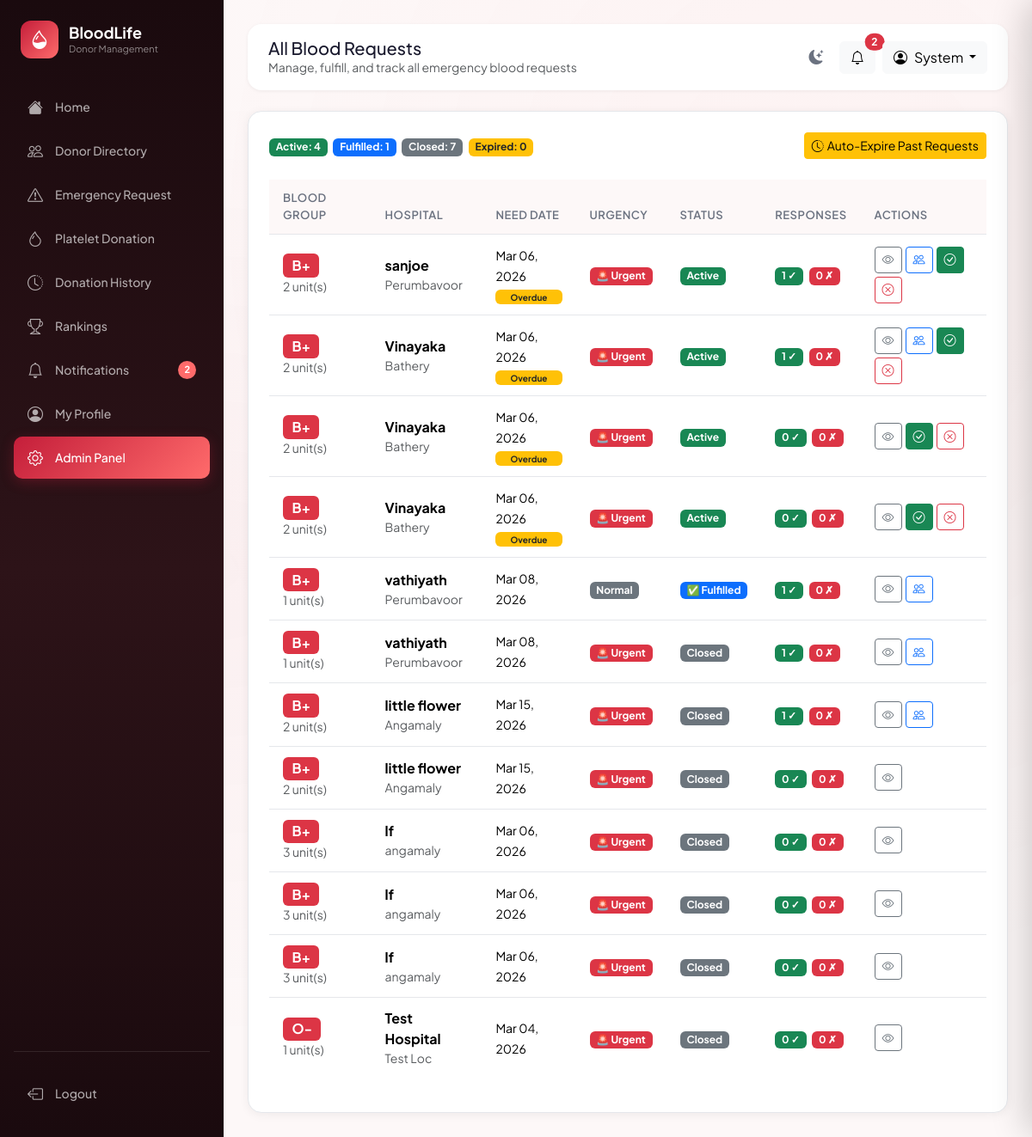
Screenshot of /admin/requests (signed in) with the database file from the repository.
### app/models.py (models this page shows, shortened)
class User(UserMixin, db.Model):
    __tablename__ = 'users'
    id = db.Column(db.Integer, primary_key=True)
    name = db.Column(db.String(100), nullable=False)
    email = db.Column(db.String(150), unique=True, nullable=False, index=True)
    password_hash = db.Column(db.String(256), nullable=False)
    role = db.Column(db.String(10), default='user')          # 'user' | 'admin'
    is_active = db.Column(db.Boolean, default=True)
    is_blocked = db.Column(db.Boolean, default=False)
    created_at = db.Column(db.DateTime, default=datetime.utcnow)
    last_login = db.Column(db.DateTime)
    profile = db.relationship('DonorProfile', back_populates='user',
                               uselist=False, cascade='all, delete-orphan')
    blood_requests = db.relationship('BloodRequest', back_populates='requester',
                                      foreign_keys='BloodRequest.user_id',
                                      cascade='all, delete-orphan')
    donation_history = db.relationship('DonationHistory', back_populates='donor',
                                        cascade='all, delete-orphan')
    platelet_donations = db.relationship('PlateletDonation', back_populates='donor',
                                          cascade='all, delete-orphan')
    notifications = db.relationship('Notification', back_populates='user',
                                     cascade='all, delete-orphan')
    eligibility_checks = db.relationship('EligibilityCheck', back_populates='user',
                                          cascade='all, delete-orphan')
    @property
    def is_admin(self):
        return self.role == 'admin'

class BloodRequest(db.Model):
    __tablename__ = 'blood_requests'
    id = db.Column(db.Integer, primary_key=True)
    user_id = db.Column(db.Integer, db.ForeignKey('users.id'), nullable=False)
    blood_group = db.Column(db.String(5), nullable=False)
    units = db.Column(db.Integer, nullable=False, default=1)
    hospital = db.Column(db.String(200), nullable=False)
    location = db.Column(db.String(300))
    need_date = db.Column(db.Date, nullable=False)
    need_time = db.Column(db.String(10))
    contact = db.Column(db.String(20))
    notes = db.Column(db.Text)
    is_urgent = db.Column(db.Boolean, default=False)
    request_type = db.Column(db.String(10), default='blood')   # 'blood' | 'platelet'
    status = db.Column(db.String(20), default='active')        # 'active' | 'fulfilled' | 'closed'
    created_at = db.Column(db.DateTime, default=datetime.utcnow)
    requester = db.relationship('User', back_populates='blood_requests',
                                 foreign_keys=[user_id])
    responses = db.relationship('RequestResponse', back_populates='request',
                                 cascade='all, delete-orphan')
    @property
    def accepted_count(self):
        return sum(1 for r in self.responses if r.action == 'accept')

class RequestResponse(db.Model):
    __tablename__ = 'request_responses'
    id = db.Column(db.Integer, primary_key=True)
    request_id = db.Column(db.Integer, db.ForeignKey('blood_requests.id'), nullable=False)
    donor_id = db.Column(db.Integer, db.ForeignKey('users.id'), nullable=False)
    action = db.Column(db.String(10))   # 'accept' | 'decline'
    responded_at = db.Column(db.DateTime, default=datetime.utcnow)
    request = db.relationship('BloodRequest', back_populates='responses')
    donor = db.relationship('User')

### app/admin/routes.py (the view)
@admin.route('/requests')
@login_required
@admin_required
def view_requests():
    from datetime import date
    reqs = BloodRequest.query.order_by(BloodRequest.created_at.desc()).all()
    return render_template('admin/requests.html', requests=reqs, today=date.today())

### app/templates/admin/requests.html (shortened to what this page needs)
{% extends "base.html" %}
{% block page_title %}All Blood Requests{% endblock %}
{% block page_subtitle %}Manage, fulfill, and track all emergency blood requests{% endblock %}
{% block content %}
<div class="card-custom p-4">
    <div class="d-flex justify-content-between align-items-center mb-4 flex-wrap gap-2">
        <div>
            <span class="badge bg-success me-1">Active: {{ requests|selectattr('status','eq','active')|list|length
                }}</span>
            <span class="badge bg-primary me-1">Fulfilled: {{ requests|selectattr('status','eq','fulfilled')|list|length
                }}</span>
            <span class="badge bg-secondary me-1">Closed: {{ requests|selectattr('status','eq','closed')|list|length
                }}</span>
            <span class="badge bg-warning text-dark">Expired: {{
                requests|selectattr('status','eq','expired')|list|length }}</span>
        </div>
        <form method="POST" action="{{ url_for('admin.expire_requests') }}">
            <button type="submit" class="btn btn-warning btn-sm"
                onclick="return confirm('Auto-close all requests past their need date?')">
                <i class="bi bi-clock-history me-1"></i>Auto-Expire Past Requests
            </button>
        </form>
    </div>
    <div class="table-responsive">
        <table class="table table-custom">
            <thead>
                <tr>
                    <th>Blood Group</th>
                    <th>Hospital</th>
                    <th>Need Date</th>
                    <th>Urgency</th>
                    <th>Status</th>
                    <th>Responses</th>
                    <th>Actions</th>
                </tr>
            </thead>
            <tbody>
                {% for req in requests %}
                <tr>
                    <td>
                        <span class="badge bg-danger fs-6">{{ req.blood_group }}</span>
                        <small class="text-muted d-block">{{ req.units }} unit(s)</small>
                    </td>
                    <td>
                        <strong>{{ req.hospital }}</strong>
                        <small class="text-muted d-block">{{ req.location }}</small>
                    </td>
                    <td>
                        <small>{{ req.need_date.strftime('%b %d, %Y') }}</small>
                        {% if req.need_date < today and req.status=='active' %} <span
                            class="badge bg-warning text-dark d-block mt-1" style="font-size:10px;">Overdue</span>
                            {% endif %}
                    </td>
                    <td>
                        {% if req.is_urgent %}
                        <span class="badge bg-danger">🚨 Urgent</span>
                        {% else %}
                        <span class="badge bg-secondary">Normal</span>
                        {% endif %}
                    </td>
                    <td>
                        {% if req.status == 'active' %}
                        <span class="badge bg-success">Active</span>
                        {% elif req.status == 'fulfilled' %}
                        <span class="badge bg-primary">✅ Fulfilled</span>
                        {% elif req.status == 'expired' %}
                        <span class="badge bg-warning text-dark">⏰ Expired</span>
                        {% else %}
                        <span class="badge bg-secondary">Closed</span>
                        {% endif %}
                    </td>
                    <td>
                        <span class="badge bg-success">{{ req.accepted_count }} ✓</span>
                        <span class="badge bg-danger ms-1">{{ req.responses|length - req.accepted_count }} ✗</span>
                    </td>
                    <td>
                        <div class="d-flex flex-wrap gap-1">
                            <a href="{{ url_for('requests.view_request', req_id=req.id) }}"
                                class="btn btn-sm btn-outline-secondary" title="View">
                                <i class="bi bi-eye"></i>
                            </a>
                            {% if req.responses %}
                            <a href="{{ url_for('admin.request_donors', req_id=req.id) }}"
                                class="btn btn-sm btn-outline-primary" title="View Donors">
                                <i class="bi bi-people"></i>
                            </a>
                            {% endif %}
                            {% if req.status == 'active' %}
                            <form method="POST" action="{{ url_for('admin.fulfill_request', req_id=req.id) }}"
                                class="d-inline">
                                <button class="btn btn-sm btn-success" title="Mark Fulfilled"
                                    onclick="return confirm('Mark this request as fulfilled?')">
                                    <i class="bi bi-check-circle"></i>
                                </button>
                            </form>
                            <form method="POST" action="{{ url_for('admin.close_request', req_id=req.id) }}"
                                class="d-inline">
                                <button class="btn btn-sm btn-outline-danger" title="Close"
                                    onclick="return confirm('Close this request?')">
                                    <i class="bi bi-x-circle"></i>
                                </button>
                            </form>
                            {% endif %}
                        </div>
                    </td>
                </tr>
                {% endfor %}
            </tbody>
        </table>
    </div>
</div>
{% endblock %}

### app/templates/base.html (shortened to what this page needs)
<!DOCTYPE html>
<html lang="en">
<head>
    <link href="https://cdn.jsdelivr.net/npm/bootstrap@5.3.2/dist/css/bootstrap.min.css" rel="stylesheet">
    <link rel="stylesheet" href="https://cdn.jsdelivr.net/npm/bootstrap-icons@1.11.1/font/bootstrap-icons.css">
    <link rel="stylesheet" href="{{ url_for('static', filename='css/style.css') }}">
</head>
<body data-auth="{{ 'true' if current_user.is_authenticated else 'false' }}" >
    <div class="toast-container position-fixed top-0 end-0 p-3" style="z-index:9999;" id="toastContainer"></div>
    {% if current_user.is_authenticated %}
    <aside class="sidebar" id="sidebar">
        <div class="sidebar-logo">
            <div class="sidebar-logo-icon"><i class="bi bi-droplet-half"></i></div>
            <div>
                <h2>BloodLife</h2>
                <span>Donor Management</span>
            </div>
        </div>
        <nav>
            <ul class="list-unstyled">
                <li class="nav-item">
                    <a class="nav-link-custom {% if request.endpoint == 'main.dashboard' %}active{% endif %}"
                        href="{{ url_for('main.dashboard') }}">
                        <i class="bi bi-house-fill"></i><span>Home</span>
                    </a>
                </li>
                <li class="nav-item">
                    <a class="nav-link-custom {% if request.blueprint == 'donor' and 'directory' in request.endpoint %}active{% endif %}"
                        href="{{ url_for('donor.directory') }}">
                        <i class="bi bi-people"></i><span>Donor Directory</span>
                    </a>
                </li>
                <li class="nav-item">
                    <a class="nav-link-custom {% if request.blueprint == 'requests' %}active{% endif %}"
                        href="{{ url_for('requests.index') }}">
                        <i class="bi bi-exclamation-triangle"></i><span>Emergency Request</span>
                        {% set active_count = active_request_count|default(0) %}
                    </a>
                </li>
                <li class="nav-item">
                    <a class="nav-link-custom {% if 'platelet' in request.endpoint|default('') %}active{% endif %}"
                        href="{{ url_for('donor.platelet') }}">
                        <i class="bi bi-droplet"></i><span>Platelet Donation</span>
                    </a>
                </li>
                <li class="nav-item">
                    <a class="nav-link-custom {% if 'history' in request.endpoint|default('') %}active{% endif %}"
                        href="{{ url_for('donor.history') }}">
                        <i class="bi bi-clock-history"></i><span>Donation History</span>
                    </a>
                </li>
                <li class="nav-item">
                    <a class="nav-link-custom {% if 'rankings' in request.endpoint|default('') %}active{% endif %}"
                        href="{{ url_for('donor.rankings') }}">
                        <i class="bi bi-trophy"></i><span>Rankings</span>
                    </a>
                </li>
                <li class="nav-item position-relative">
                    <a class="nav-link-custom {% if 'notifications' in request.endpoint|default('') %}active{% endif %}"
                        href="{{ url_for('requests.notifications') }}">
                        <i class="bi bi-bell"></i><span>Notifications</span>
                        {% set unread = unread|default(0) %}
                        {% if unread > 0 %}
                        <span class="notification-badge ms-auto" id="sidebarNotifBadge">{{ unread }}</span>
                        {% else %}
                        <span class="notification-badge ms-auto d-none" id="sidebarNotifBadge">0</span>
                        {% endif %}
                    </a>
                </li>
                <li class="nav-item">
                    <a class="nav-link-custom {% if 'profile' in request.endpoint|default('') %}active{% endif %}"
                        href="{{ url_for('donor.profile') }}">
                        <i class="bi bi-person-circle"></i><span>My Profile</span>
                    </a>
                </li>
                {% if current_user.is_admin %}
                <li class="nav-item">
                    <a class="nav-link-custom {% if request.blueprint == 'admin' %}active{% endif %}"
                        href="{{ url_for('admin.index') }}">
                        <i class="bi bi-gear"></i><span>Admin Panel</span>
                    </a>
                </li>
                {% endif %}
            </ul>
        </nav>
        <div class="mt-auto pt-4" style="border-top: 1px solid rgba(255,255,255,0.1);">
            <a class="nav-link-custom" href="{{ url_for('auth.logout') }}">
                <i class="bi bi-box-arrow-left"></i><span>Logout</span>
            </a>
        </div>
    </aside>
    <main class="main-content" id="mainContent">
        <div class="header mb-4">
            <div class="header-left">
                <div>
                    <h5 class="mb-0">{% block page_title %}Home{% endblock %}</h5>
                    <p class="text-muted mb-0 small">{% block page_subtitle %}{% endblock %}</p>
                </div>
            </div>
            <div class="d-flex align-items-center gap-2">
                <button class="theme-toggle" id="themeToggleBtn" onclick="toggleTheme()" title="Toggle dark/light mode">
                    <i class="bi bi-moon-stars-fill" id="themeIcon"></i>
                </button>
                <button class="btn btn-light position-relative" id="notifBellBtn" onclick="openNotifDrawer()"
                    title="Notifications">
                    <i class="bi bi-bell" id="bellIcon"></i>
                    <span
                        class="position-absolute top-0 start-100 translate-middle badge rounded-pill bg-danger {{ 'd-none' if unread|default(0) == 0 }}"
                        id="headerNotifBadge">
                        {{ unread|default(0) }}
                    </span>
                </button>
                <div class="dropdown">
                    <button class="btn btn-light dropdown-toggle" data-bs-toggle="dropdown">
                        <i class="bi bi-person-circle me-2"></i>{{ current_user.name.split()[0] }}
                    </button>
                </div>
            </div>
        </div>
        {% block content %}{% endblock %}
    </main>
    {% endif %}
</body>
</html>

### rows the page displays
User: name "System"
BloodRequest: blood_group "B+", units "2", hospital "sanjoe", location "Perumbavoor", need_date "Mar 06, 2026", status "Overdue", is_urgent "🚨 Urgent", accepted_count "1", responses|length "0"
BloodRequest: blood_group "B+", units "2", hospital "Vinayaka", location "Bathery", need_date "Mar 06, 2026", status "Overdue", is_urgent "🚨 Urgent", accepted_count "1", responses|length "0"
BloodRequest: blood_group "B+", units "2", hospital "Vinayaka", location "Bathery", need_date "Mar 06, 2026", status "Overdue", is_urgent "🚨 Urgent", accepted_count "0", responses|length "0"
BloodRequest: blood_group "B+", units "2", hospital "Vinayaka", location "Bathery", need_date "Mar 06, 2026", status "Overdue", is_urgent "🚨 Urgent", accepted_count "0", responses|length "0"
BloodRequest: blood_group "B+", units "1", hospital "vathiyath", location "Perumbavoor", need_date "Mar 08, 2026", is_urgent "Normal", status "✅ Fulfilled", accepted_count "1", responses|length "0"
BloodRequest: blood_group "B+", units "1", hospital "vathiyath", location "Perumbavoor", need_date "Mar 08, 2026", is_urgent "🚨 Urgent", status "Closed", accepted_count "1", responses|length "0"
BloodRequest: blood_group "B+", units "2", hospital "little flower", location "Angamaly", need_date "Mar 15, 2026", is_urgent "🚨 Urgent", status "Closed", accepted_count "1", responses|length "0"
BloodRequest: blood_group "B+", units "2", hospital "little flower", location "Angamaly", need_date "Mar 15, 2026", is_urgent "🚨 Urgent", status "Closed", accepted_count "0", responses|length "0"
BloodRequest: blood_group "B+", units "3", hospital "lf", location "angamaly", need_date "Mar 06, 2026", is_urgent "🚨 Urgent", status "Closed", accepted_count "0", responses|length "0"
BloodRequest: blood_group "B+", units "3", hospital "lf", location "angamaly", need_date "Mar 06, 2026", is_urgent "🚨 Urgent", status "Closed", accepted_count "0", responses|length "0"
BloodRequest: blood_group "B+", units "3", hospital "lf", location "angamaly", need_date "Mar 06, 2026", is_urgent "🚨 Urgent", status "Closed", accepted_count "0", responses|length "0"
BloodRequest: blood_group "O-", units "1", hospital "Test Hospital", location "Test Loc", need_date "Mar 04, 2026", is_urgent "🚨 Urgent", status "Closed", accepted_count "0", responses|length "0"

### other values shown
{{ unread }} "2"
{{ unread|default(0) }} "2"
{{ requests|selectattr('status','eq','active')|list|length }} "4"
{{ requests|selectattr('status','eq','fulfilled')|list|length }} "1"
{{ requests|selectattr('status','eq','closed')|list|length }} "7"
{{ requests|selectattr('status','eq','expired')|list|length }} "0"
